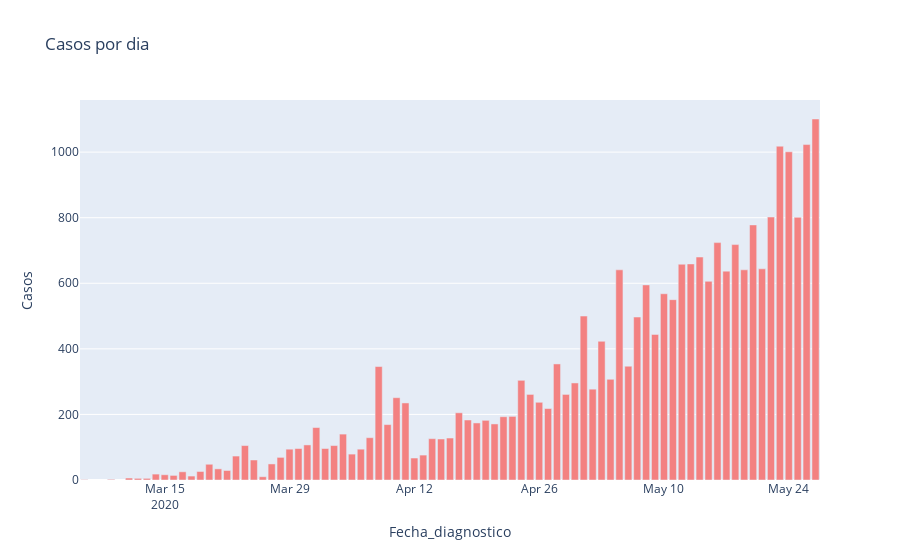

Notebook source saved alongside this figure:
### Markdown cell above
### Analisis número de casos

### Code cell
#Cases per day
Cases=df.groupby('Fecha_diagnostico')['ID_caso'].count().to_frame().reset_index().rename({'ID_caso':'Casos'},axis='columns')
Cases['Acum']=Cases['Casos'].cumsum()
figure1=px.bar(Cases,x='Fecha_diagnostico',y='Casos',title='Casos por dia',color_discrete_sequence =['#f38181'])
figure1.show()
